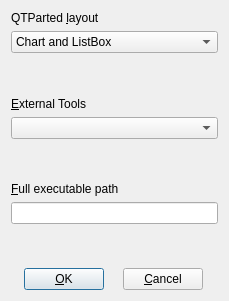
<ui version="4.0" >
 <class>QP_UIConfig</class>
 <widget class="QDialog" name="QP_UIConfig" >
  <property name="geometry" >
   <rect>
    <x>0</x>
    <y>0</y>
    <width>229</width>
    <height>301</height>
   </rect>
  </property>
  <property name="windowTitle" >
   <string>Configuration</string>
  </property>
  <layout class="QVBoxLayout" >
   <property name="spacing" >
    <number>6</number>
   </property>
   <property name="leftMargin" >
    <number>11</number>
   </property>
   <property name="topMargin" >
    <number>11</number>
   </property>
   <property name="rightMargin" >
    <number>11</number>
   </property>
   <property name="bottomMargin" >
    <number>11</number>
   </property>
   <item>
    <widget class="QLabel" name="lblLayout" >
     <property name="text" >
      <string>QTParted &amp;layout</string>
     </property>
     <property name="wordWrap" >
      <bool>false</bool>
     </property>
     <property name="buddy" >
      <cstring>cmbLayout</cstring>
     </property>
    </widget>
   </item>
   <item>
    <widget class="QComboBox" name="cmbLayout" >
     <item>
      <property name="text" >
       <string>Chart and ListBox</string>
      </property>
     </item>
     <item>
      <property name="text" >
       <string>Only Chart</string>
      </property>
     </item>
     <item>
      <property name="text" >
       <string>Only ListBox</string>
      </property>
     </item>
    </widget>
   </item>
   <item>
    <spacer>
     <property name="orientation" >
      <enum>Qt::Vertical</enum>
     </property>
     <property name="sizeType" >
      <enum>QSizePolicy::MinimumExpanding</enum>
     </property>
     <property name="sizeHint" >
      <size>
       <width>21</width>
       <height>15</height>
      </size>
     </property>
    </spacer>
   </item>
   <item>
    <widget class="QLabel" name="lblExtTools" >
     <property name="text" >
      <string>&amp;External Tools</string>
     </property>
     <property name="wordWrap" >
      <bool>false</bool>
     </property>
     <property name="buddy" >
      <cstring>cmbExtTools</cstring>
     </property>
    </widget>
   </item>
   <item>
    <widget class="QComboBox" name="cmbExtTools" />
   </item>
   <item>
    <spacer>
     <property name="orientation" >
      <enum>Qt::Vertical</enum>
     </property>
     <property name="sizeType" >
      <enum>QSizePolicy::MinimumExpanding</enum>
     </property>
     <property name="sizeHint" >
      <size>
       <width>21</width>
       <height>16</height>
      </size>
     </property>
    </spacer>
   </item>
   <item>
    <widget class="QLabel" name="lblPath" >
     <property name="text" >
      <string>&amp;Full executable path</string>
     </property>
     <property name="wordWrap" >
      <bool>false</bool>
     </property>
     <property name="buddy" >
      <cstring>txtPath</cstring>
     </property>
    </widget>
   </item>
   <item>
    <widget class="QLineEdit" name="txtPath" />
   </item>
   <item>
    <spacer>
     <property name="orientation" >
      <enum>Qt::Vertical</enum>
     </property>
     <property name="sizeType" >
      <enum>QSizePolicy::MinimumExpanding</enum>
     </property>
     <property name="sizeHint" >
      <size>
       <width>21</width>
       <height>15</height>
      </size>
     </property>
    </spacer>
   </item>
   <item>
    <layout class="QHBoxLayout" >
     <item>
      <widget class="QPushButton" name="btnOk" >
       <property name="sizePolicy" >
        <sizepolicy vsizetype="Fixed" hsizetype="Fixed" >
         <horstretch>0</horstretch>
         <verstretch>0</verstretch>
        </sizepolicy>
       </property>
       <property name="text" >
        <string>&amp;OK</string>
       </property>
      </widget>
     </item>
     <item>
      <widget class="QPushButton" name="btnCancel" >
       <property name="sizePolicy" >
        <sizepolicy vsizetype="Fixed" hsizetype="Fixed" >
         <horstretch>0</horstretch>
         <verstretch>0</verstretch>
        </sizepolicy>
       </property>
       <property name="text" >
        <string>&amp;Cancel</string>
       </property>
      </widget>
     </item>
    </layout>
   </item>
  </layout>
 </widget>
 <layoutdefault spacing="6" margin="11" />
 <pixmapfunction>qPixmapFromMimeSource</pixmapfunction>
 <resources/>
 <connections>
  <connection>
   <sender>btnCancel</sender>
   <signal>clicked()</signal>
   <receiver>QP_UIConfig</receiver>
   <slot>reject()</slot>
   <hints>
    <hint type="sourcelabel" >
     <x>20</x>
     <y>20</y>
    </hint>
    <hint type="destinationlabel" >
     <x>20</x>
     <y>20</y>
    </hint>
   </hints>
  </connection>
  <connection>
   <sender>btnOk</sender>
   <signal>clicked()</signal>
   <receiver>QP_UIConfig</receiver>
   <slot>accept()</slot>
   <hints>
    <hint type="sourcelabel" >
     <x>20</x>
     <y>20</y>
    </hint>
    <hint type="destinationlabel" >
     <x>20</x>
     <y>20</y>
    </hint>
   </hints>
  </connection>
 </connections>
</ui>
